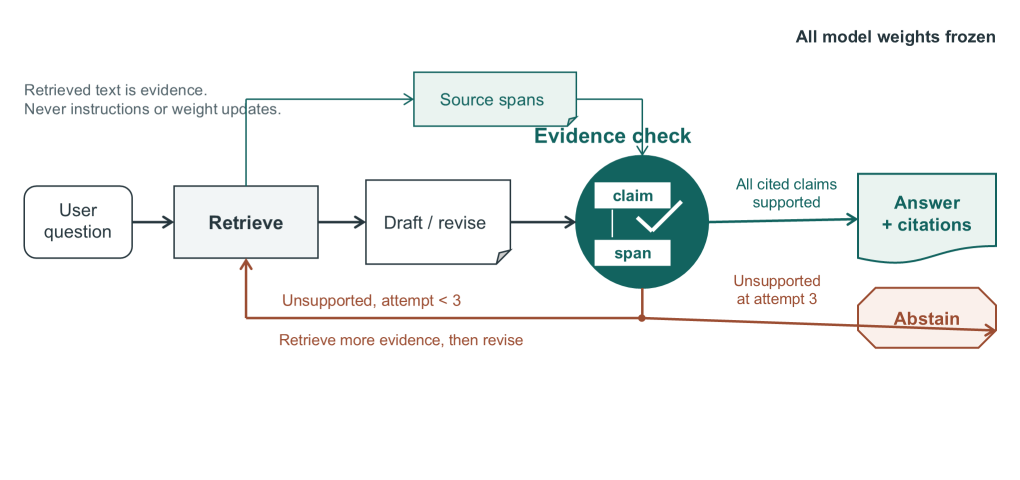
#> input picture examples/evidence-gated-overview/review/v1/view-01.png, 2040 x 960 px (shown at 1/2 size)
$ python make-review-images.py review/v1
#> lines starting #> are read from the running program, lines starting #| are printed output that depends on the picture
"""Derive both grayscale views only from fresh PowerPoint PNG exports."""
import argparse
import json
from pathlib import Path
from PIL import Image, ImageOps

parser = argparse.ArgumentParser()
parser.add_argument('review_directory', type=Path)
args = parser.parse_args()
review = args.review_directory.resolve()
derived = []
for stem in ('view-01', 'view-02'):
    source = review / f'{stem}.png'
    with Image.open(source) as image:
#> image is the input picture: PIL image 2040x960 RGB; mean R, G, B 242.9, 245.1, 244.6
        gray = ImageOps.grayscale(image)
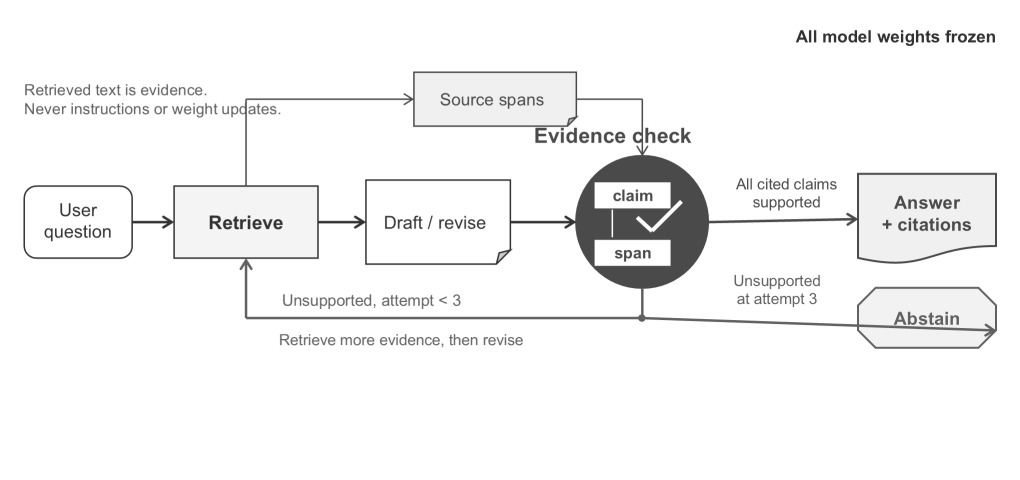
#> gray: PIL image 2040x960 L (shown at 1/2 size); min 50, max 255, mean 244.4
        gray_path = review / f'{stem}-gray.png'
        gray.save(gray_path, dpi=(304.8, 304.8))
        preview_path = review / f'{stem}-gray-850.png'
        gray.resize((850, 400), Image.Resampling.LANCZOS).save(preview_path)
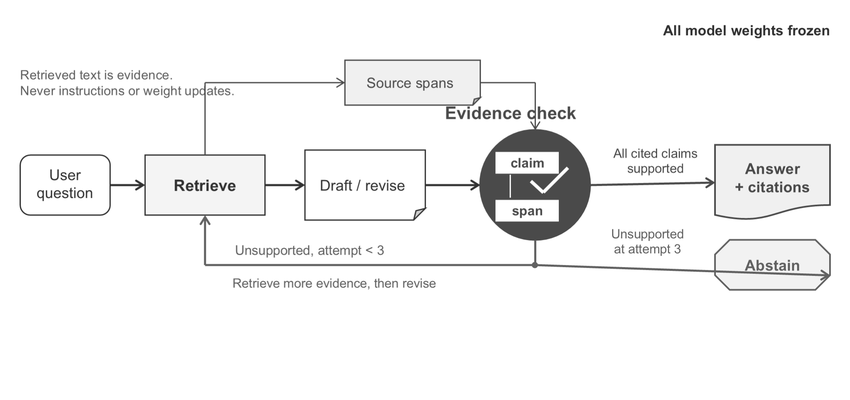
#> saved as view-01-gray-850.png: PIL image 850x400 L; min 6, max 255, mean 244.1
        derived.append({'source': str(source), 'grayscale': str(gray_path),
                        'screen_preview': str(preview_path), 'native_pixels': list(image.size),
                        'preview_pixels': [850, 400], 'publication_width_mm': 170,
                        'method': 'Pillow luminance conversion of actual PowerPoint Slide.Export PNG'})
#> pass 2 of the loop `for stem in ('view-01', 'view-02'):`:
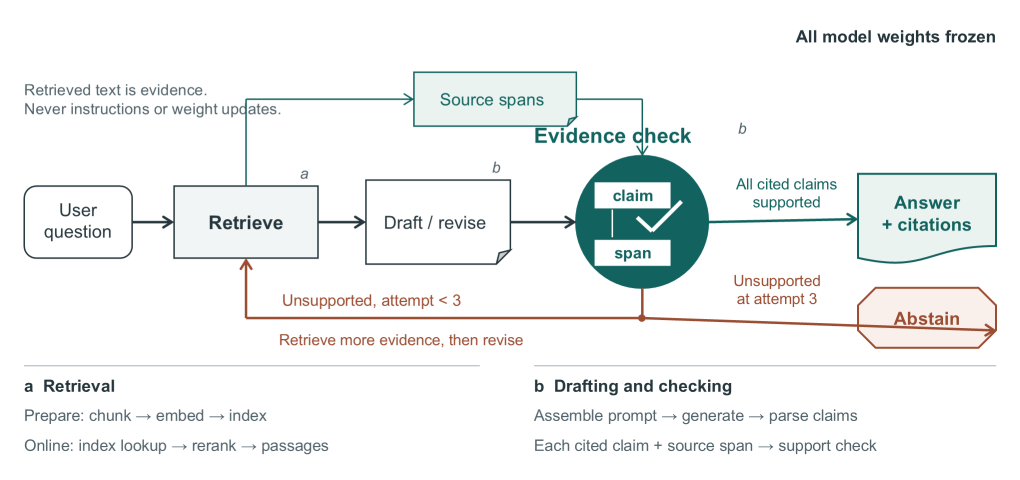
#> input picture examples/evidence-gated-overview/review/v1/view-02.png, 2040 x 960 px (shown at 1/2 size)
#> image is the input picture: PIL image 2040x960 RGB; mean R, G, B 240.8, 243.2, 242.8
#> `gray = ImageOps.grayscale(image)`:
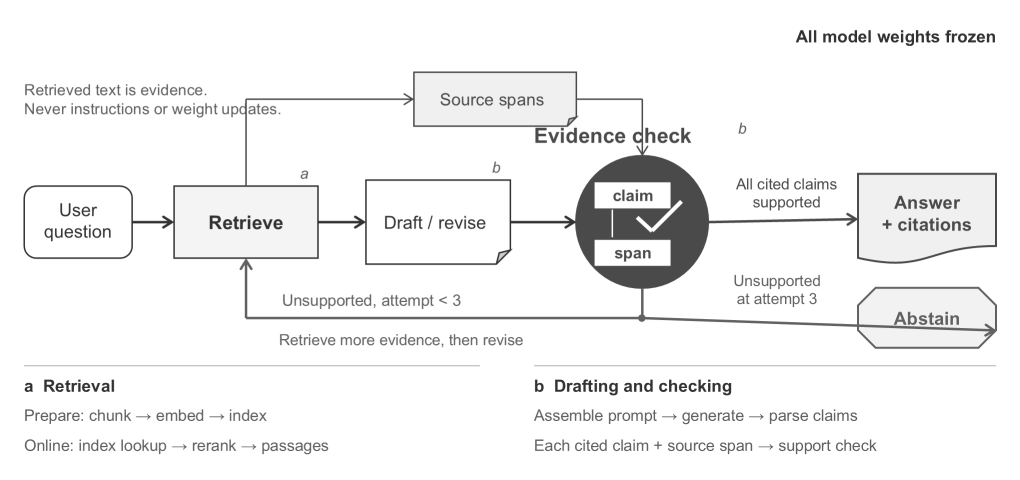
#> gray: PIL image 2040x960 L (shown at 1/2 size); min 50, max 255, mean 242.4
#> `gray.resize((850, 400), Image.Resampling.LANCZOS).save(preview_path)`:
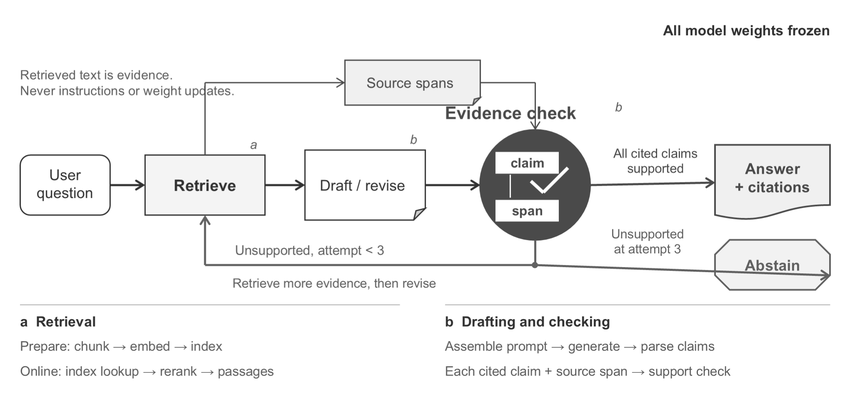
#> saved as view-02-gray-850.png: PIL image 850x400 L; min 6, max 255, mean 242.1
(review / 'derived-image-evidence.json').write_text(json.dumps(derived, indent=2)+'\n', encoding='utf-8')
print(json.dumps(derived, indent=2))
#> (printed output is left out)
